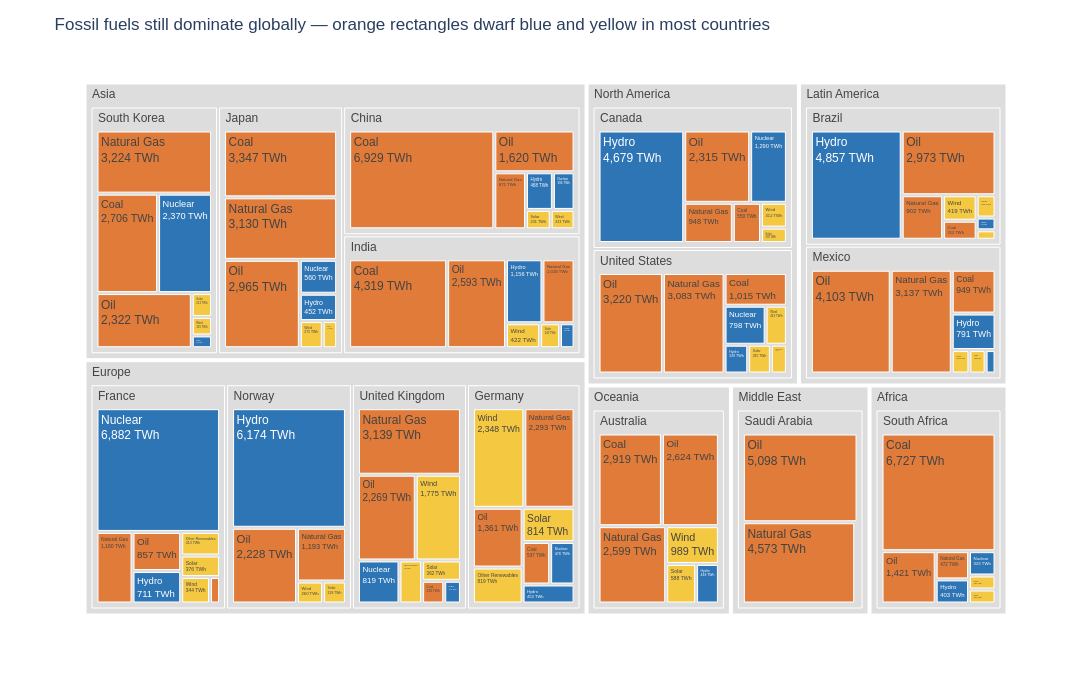

Notebook code cell kept with this figure:
### Code cell
# Let's improve it

# Group sources into clean/dirty categories for colour
source_category = {
    'Coal': 'Fossil', 'Oil': 'Fossil', 'Natural Gas': 'Fossil',
    'Nuclear': 'Low-carbon', 'Hydro': 'Low-carbon',
    'Wind': 'Renewable', 'Solar': 'Renewable', 'Other Renewables': 'Renewable'
}
df['Source_Type'] = df['Source'].map(source_category)

color_discrete_mapping = {
    'Fossil':     '#E07B39',   # orange: fossil fuels
    'Low-carbon': '#2E75B6',   # blue: nuclear + hydro
    'Renewable':  '#F5C842',   # yellow: wind, solar, other
}

# ── Step 1: Plotly Express base chart ─────────────────────────────────────────
fig = px.treemap(
    df,
    path=['Region', 'Country', 'Source'],
    values='TWh',                      # use TWh — sums correctly at every level
    color='Source_Type',
    color_discrete_map=color_discrete_mapping,
    labels={'Source_Type': 'Energy type', 'TWh': 'Energy (TWh)'},
    height=700, width=1100,
    template='plotly_white'
)

# ── Step 2: Customisation ─────────────────────────────────────────────────────
fig.update_traces(
    textinfo='label+value',            # show label and TWh value — no percentages
    texttemplate='%{label}<br>%{value:,.0f} TWh',  # thousands separator, no decimals
    hovertemplate='<b>%{label}</b><br>%{value:,.0f} TWh'
)

fig.update_layout(
    title='Fossil fuels still dominate globally — orange rectangles dwarf blue and yellow in most countries',
    font=dict(family='Arial', size=12),

)

# Grey out parent nodes — replace any non-palette colour
fig.data[0].marker.colors = [
    c if c in color_discrete_mapping.values() else '#DDDDDD'
    for c in fig.data[0].marker.colors
]

fig.show()

### Figure 1 — Plotly figure (JSON) as saved in the notebook; plotly's stock layout.template omitted (floating-point values rounded to 4 significant figures)
{"data": [{"branchvalues": "total", "customdata": [["Fossil"], ["Fossil"], ["Fossil"], ["Fossil"], ["Renewable"], ["Renewable"], ["Fossil"], ["Fossil"], ["Fossil"], ["Low-carbon"], ["Low-carbon"], ["Low-carbon"], ["Renewable"], ["Renewable"], ["Renewable"], ["Fossil"], ["Fossil"], ["Fossil"], ["Renewable"], ["Fossil"], ["Fossil"], ["Fossil"], ["Renewable"], ["Fossil"], ["Fossil"], ["Renewable"], ["Renewable"], ["Renewable"], ["Renewable"], ["Renewable"], ["Renewable"], ["Low-carbon"], ["Low-carbon"], ["Low-carbon"], ["Fossil"], ["Fossil"], ["Fossil"], ["Low-carbon"], ["Low-carbon"], ["Low-carbon"], ["Fossil"], ["Fossil"], ["Renewable"], ["Fossil"], ["Fossil"], ["Renewable"], ["Fossil"], ["Fossil"], ["Fossil"], ["Renewable"], ["Renewable"], ["Renewable"], ["Renewable"], ["Fossil"], ["Fossil"], ["Renewable"], ["Low-carbon"], ["Low-carbon"], ["Low-carbon"], ["Renewable"], ["Renewable"], ["Low-carbon"], ["Low-carbon"], ["Low-carbon"], ["Low-carbon"], ["Fossil"], ["Fossil"], ["Fossil"], ["Renewable"], ["Renewable"], ["Renewable"], ["Renewable"], ["Renewable"], ["Renewable"], ["Renewable"], ["Renewable"], ["Low-carbon"], ["Renewable"], ["Fossil"], ["Fossil"], ["Fossil"], ["Low-carbon"], ["Low-carbon"], ["Low-carbon"], ["Low-carbon"], ["Low-carbon"], ["Fossil"], ["Fossil"], ["Fossil"], ["Fossil"], ["Fossil"], ["Fossil"], ["Low-carbon"], ["Low-carbon"], ["Renewable"], ["Low-carbon"], ["Low-carbon"], ["Fossil"], ["Fossil"], ["Fossil"], ["Fossil"], ["Renewable"], ["Renewable"], ["(?)"], ["(?)"], ["(?)"], ["(?)"], ["(?)"], ["(?)"], ["(?)"], ["(?)"], ["(?)"], ["(?)"], ["(?)"], ["(?)"], ["(?)"], ["(?)"], ["(?)"], ["(?)"], ["(?)"], ["(?)"], ["(?)"], ["(?)"], ["(?)"], ["(?)"]], "domain": {"x": [0, 1], "y": [0, 1]}, "hovertemplate": "<b>%{label}</b><br>%{value:,.0f} TWh", "ids": ["Oceania/Australia/Coal", "Europe/France/Natural Gas", "Europe/Germany/Natural Gas", "Asia/India/Natural Gas", "Latin America/Brazil/Wind", "Oceania/Australia/Solar", "Asia/South Korea/Natural Gas", "Europe/United Kingdom/Natural Gas", "North America/United States/Natural Gas", "Europe/Germany/Nuclear", "Asia/India/Nuclear", "Asia/Japan/Nuclear", "Africa/South Africa/Solar", "Europe/Norway/Solar", "Latin America/Mexico/Solar", "Oceania/Australia/Oil", "Latin America/Brazil/Oil", "North America/Canada/Oil", "Asia/India/Solar", "Asia/India/Oil", "Asia/Japan/Oil", "Latin America/Mexico/Oil", "Europe/Germany/Solar", "Europe/United Kingdom/Oil", "North America/United States/Oil", "Latin America/Brazil/Other Renewables", "North America/Canada/Wind", "Asia/China/Wind", "Latin America/Brazil/Solar", "Europe/Norway/Wind", "Latin America/Mexico/Wind", "Europe/United Kingdom/Hydro", "Asia/South Korea/Hydro", "Africa/South Africa/Hydro", "Africa/South Africa/Coal", "Latin America/Brazil/Coal", "North America/Canada/Coal", "North America/Canada/Hydro", "Asia/China/Hydro", "Europe/France/Hydro", "Asia/South Korea/Coal", "Latin America/Mexico/Coal", "Middle East/Saudi Arabia/Wind", "Asia/China/Oil", "Europe/Norway/Oil", "Asia/South Korea/Wind", "Middle East/Saudi Arabia/Oil", "Europe/France/Coal", "Asia/China/Coal", "Europe/France/Other Renewables", "Europe/Germany/Other Renewables", "North America/Canada/Solar", "Africa/South Africa/Wind", "Europe/United Kingdom/Coal", "Oceania/Australia/Natural Gas", "Europe/France/Wind", "Africa/South Africa/Nuclear", "Latin America/Mexico/Nuclear", "North America/United States/Hydro", "Asia/South Korea/Solar", "Europe/United Kingdom/Solar", "North America/Canada/Nuclear", "Latin America/Brazil/Nuclear", "Europe/Germany/Hydro", "Asia/India/Hydro", "North America/United States/Coal", "Asia/Japan/Natural Gas", "Latin America/Mexico/Natural Gas", "Europe/Germany/Wind", "Asia/China/Solar", "Asia/Japan/Wind", "North America/United States/Solar", "Europe/France/Solar", "Asia/Japan/Solar", "Asia/India/Wind", "Oceania/Australia/Wind", "Asia/South Korea/Nuclear", "Europe/United Kingdom/Other Renewables", "Europe/Germany/Coal", "Asia/India/Coal", "Asia/Japan/Coal", "Oceania/Australia/Hydro", "Latin America/Brazil/Hydro", "Asia/Japan/Hydro", "Latin America/Mexico/Hydro", "Europe/Norway/Hydro", "Latin America/Brazil/Natural Gas", "North America/Canada/Natural Gas", "Asia/China/Natural Gas", "Europe/Norway/Natural Gas", "Middle East/Saudi Arabia/Natural Gas", "Africa/South Africa/Natural Gas", "Asia/China/Nuclear", "Europe/France/Nuclear", "Europe/United Kingdom/Wind", "Europe/United Kingdom/Nuclear", "North America/United States/Nuclear", "Europe/France/Oil", "Europe/Germany/Oil", "Africa/South Africa/Oil", "Asia/South Korea/Oil", "North America/United States/Other Renewables", "North America/United States/Wind", "Oceania/Australia", "Latin America/Brazil", "North America/Canada", "Asia/China", "Europe/France", "Europe/Germany", "Asia/India", "Asia/Japan", "Latin America/Mexico", "Europe/Norway", "Middle East/Saudi Arabia", "Africa/South Africa", "Asia/South Korea", "Europe/United Kingdom", "North America/United States", "Africa", "Asia", "Europe", "Latin America", "Middle East", "North America", "Oceania"], "labels": ["Coal", "Natural Gas", "Natural Gas", "Natural Gas", "Wind", "Solar", "Natural Gas", "Natural Gas", "Natural Gas", "Nuclear", "Nuclear", "Nuclear", "Solar", "Solar", "Solar", "Oil", "Oil", "Oil", "Solar", "Oil", "Oil", "Oil", "Solar", "Oil", "Oil", "Other Renewables", "Wind", "Wind", "Solar", "Wind", "Wind", "Hydro", "Hydro", "Hydro", "Coal", "Coal", "Coal", "Hydro", "Hydro", "Hydro", "Coal", "Coal", "Wind", "Oil", "Oil", "Wind", "Oil", "Coal", "Coal", "Other Renewables", "Other Renewables", "Solar", "Wind", "Coal", "Natural Gas", "Wind", "Nuclear", "Nuclear", "Hydro", "Solar", "Solar", "Nuclear", "Nuclear", "Hydro", "Hydro", "Coal", "Natural Gas", "Natural Gas", "Wind", "Solar", "Wind", "Solar", "Solar", "Solar", "Wind", "Wind", "Nuclear", "Other Renewables", "Coal", "Coal", "Coal", "Hydro", "Hydro", "Hydro", "Hydro", "Hydro", "Natural Gas", "Natural Gas", "Natural Gas", "Natural Gas", "Natural Gas", "Natural Gas", "Nuclear", "Nuclear", "Wind", "Nuclear", "Nuclear", "Oil", "Oil", "Oil", "Oil", "Other Renewables", "Wind", "Australia", "Brazil", "Canada", "China", "France", "Germany", "India", "Japan", "Mexico", "Norway", "Saudi Arabia", "South Africa", "South Korea", "United Kingdom", "United States", "Africa", "Asia", "Europe", "Latin America", "Middle East", "North America", "Oceania"], "marker": {"colors": ["#E07B39", "#E07B39", "#E07B39", "#E07B39", "#F5C842", "#F5C842", "#E07B39", "#E07B39", "#E07B39", "#2E75B6", "#2E75B6", "#2E75B6", "#F5C842", "#F5C842", "#F5C842", "#E07B39", "#E07B39", "#E07B39", "#F5C842", "#E07B39", "#E07B39", "#E07B39", "#F5C842", "#E07B39", "#E07B39", "#F5C842", "#F5C842", "#F5C842", "#F5C842", "#F5C842", "#F5C842", "#2E75B6", "#2E75B6", "#2E75B6", "#E07B39", "#E07B39", "#E07B39", "#2E75B6", "#2E75B6", "#2E75B6", "#E07B39", "#E07B39", "#F5C842", "#E07B39", "#E07B39", "#F5C842", "#E07B39", "#E07B39", "#E07B39", "#F5C842", "#F5C842", "#F5C842", "#F5C842", "#E07B39", "#E07B39", "#F5C842", "#2E75B6", "#2E75B6", "#2E75B6", "#F5C842", "#F5C842", "#2E75B6", "#2E75B6", "#2E75B6", "#2E75B6", "#E07B39", "#E07B39", "#E07B39", "#F5C842", "#F5C842", "#F5C842", "#F5C842", "#F5C842", "#F5C842", "#F5C842", "#F5C842", "#2E75B6", "#F5C842", "#E07B39", "#E07B39", "#E07B39", "#2E75B6", "#2E75B6", "#2E75B6", "#2E75B6", "#2E75B6", "#E07B39", "#E07B39", "#E07B39", "#E07B39", "#E07B39", "#E07B39", "#2E75B6", "#2E75B6", "#F5C842", "#2E75B6", "#2E75B6", "#E07B39", "#E07B39", "#E07B39", "#E07B39", "#F5C842", "#F5C842", "#DDDDDD", "#DDDDDD", "#DDDDDD", "#DDDDDD", "#DDDDDD", "#DDDDDD", "#DDDDDD", "#DDDDDD", "#DDDDDD", "#DDDDDD", "#DDDDDD", "#DDDDDD", "#DDDDDD", "#DDDDDD", "#DDDDDD", "#DDDDDD", "#DDDDDD", "#DDDDDD", "#DDDDDD", "#DDDDDD", "#DDDDDD", "#DDDDDD"]}, "name": "", "parents": ["Oceania/Australia", "Europe/France", "Europe/Germany", "Asia/India", "Latin America/Brazil", "Oceania/Australia", "Asia/South Korea", "Europe/United Kingdom", "North America/United States", "Europe/Germany", "Asia/India", "Asia/Japan", "Africa/South Africa", "Europe/Norway", "Latin America/Mexico", "Oceania/Australia", "Latin America/Brazil", "North America/Canada", "Asia/India", "Asia/India", "Asia/Japan", "Latin America/Mexico", "Europe/Germany", "Europe/United Kingdom", "North America/United States", "Latin America/Brazil", "North America/Canada", "Asia/China", "Latin America/Brazil", "Europe/Norway", "Latin America/Mexico", "Europe/United Kingdom", "Asia/South Korea", "Africa/South Africa", "Africa/South Africa", "Latin America/Brazil", "North America/Canada", "North America/Canada", "Asia/China", "Europe/France", "Asia/South Korea", "Latin America/Mexico", "Middle East/Saudi Arabia", "Asia/China", "Europe/Norway", "Asia/South Korea", "Middle East/Saudi Arabia", "Europe/France", "Asia/China", "Europe/France", "Europe/Germany", "North America/Canada", "Africa/South Africa", "Europe/United Kingdom", "Oceania/Australia", "Europe/France", "Africa/South Africa", "Latin America/Mexico", "North America/United States", "Asia/South Korea", "Europe/United Kingdom", "North America/Canada", "Latin America/Brazil", "Europe/Germany", "Asia/India", "North America/United States", "Asia/Japan", "Latin America/Mexico", "Europe/Germany", "Asia/China", "Asia/Japan", "North America/United States", "Europe/France", "Asia/Japan", "Asia/India", "Oceania/Australia", "Asia/South Korea", "Europe/United Kingdom", "Europe/Germany", "Asia/India", "Asia/Japan", "Oceania/Australia", "Latin America/Brazil", "Asia/Japan", "Latin America/Mexico", "Europe/Norway", "Latin America/Brazil", "North America/Canada", "Asia/China", "Europe/Norway", "Middle East/Saudi Arabia", "Africa/South Africa", "Asia/China", "Europe/France", "Europe/United Kingdom", "Europe/United Kingdom", "North America/United States", "Europe/France", "Europe/Germany", "Africa/South Africa", "Asia/South Korea", "North America/United States", "North America/United States", "Oceania", "Latin America", "North America", "Asia", "Europe", "Europe", "Asia", "Asia", "Latin America", "Europe", "Middle East", "Africa", "Asia", "Europe", "North America", "", "", "", "", "", "", ""], "textinfo": "label+value", "texttemplate": "%{label}<br>%{value:,.0f} TWh", "type": "treemap", "values": [2919, 1160, 2293, 1018, 419, 588, 3224, 3139, 3083, 476, 180, 560, 186, 228, 205, 2624, 2973, 2315, 245, 2593, 2965, 4103, 814, 2269, 3220, 87, 312, 223, 206, 260, 188, 174, 114, 403, 6727, 312, 550, 4679, 488, 711, 2706, 949, 96, 1620, 2228, 165, 5098, 120, 6929.0, 413, 819, 193, 186, 230, 2599, 344, 323, 115, 339, 213, 362, 1290, 118, 453, 1156, 1015, 3130, 3137, 2348, 231, 275, 325, 376, 173, 422, 989, 2370, 446, 537, 4319, 3347, 448, 4857, 452, 791, 6174, 902, 948, 872, 1193, 4573, 472, 394, 6882, 1775, 819, 798, 857, 1361, 1421, 2322, 229, 413, 10167, 9874, 10287, 10760.0, 10863, 9101, 9933, 10902, 9488, 10083, 9767, 9718, 11114, 9214, 9422, 9718, 42710.0, 39261, 19362, 9767, 19709, 10167]}], "layout": {"font": {"family": "Arial", "size": 12}, "height": 700, "legend": {"tracegroupgap": 0}, "margin": {"t": 60}, "title": {"text": "Fossil fuels still dominate globally — orange rectangles dwarf blue and yellow in most countries"}, "width": 1100}}
